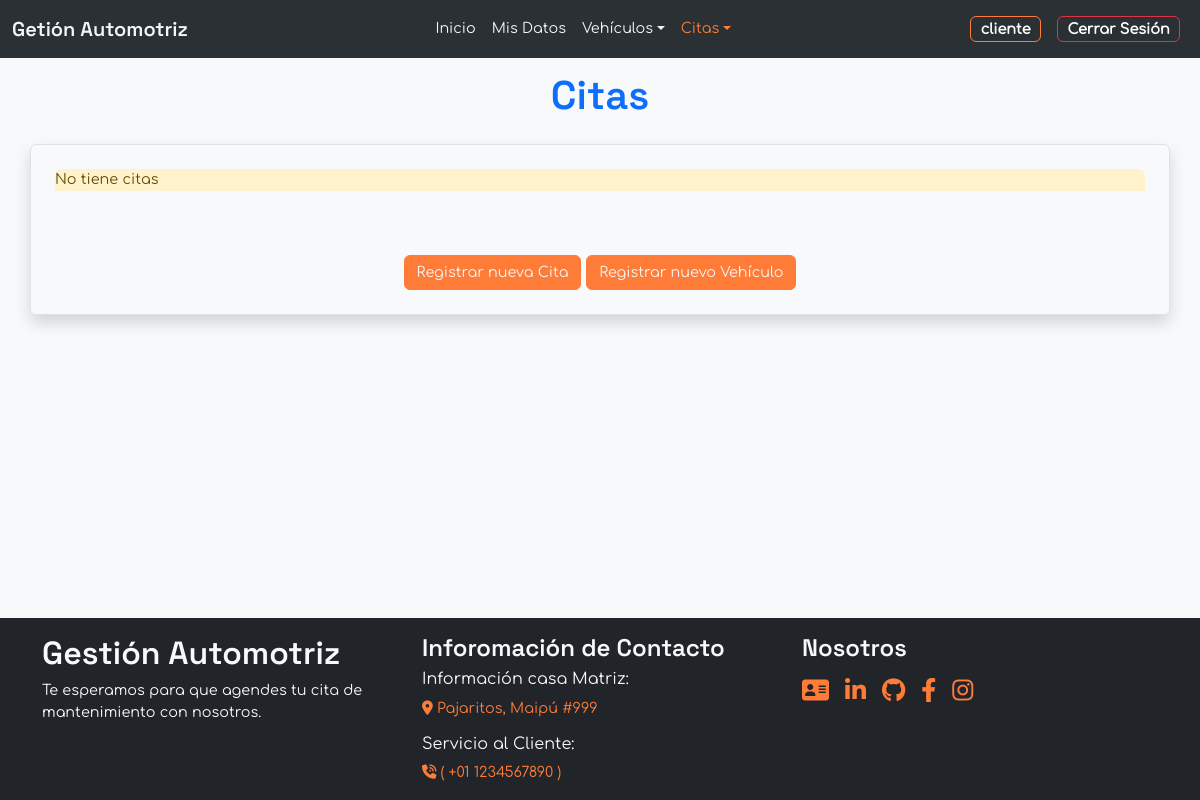
Before: /appointment/ (signed in) with the older database file.
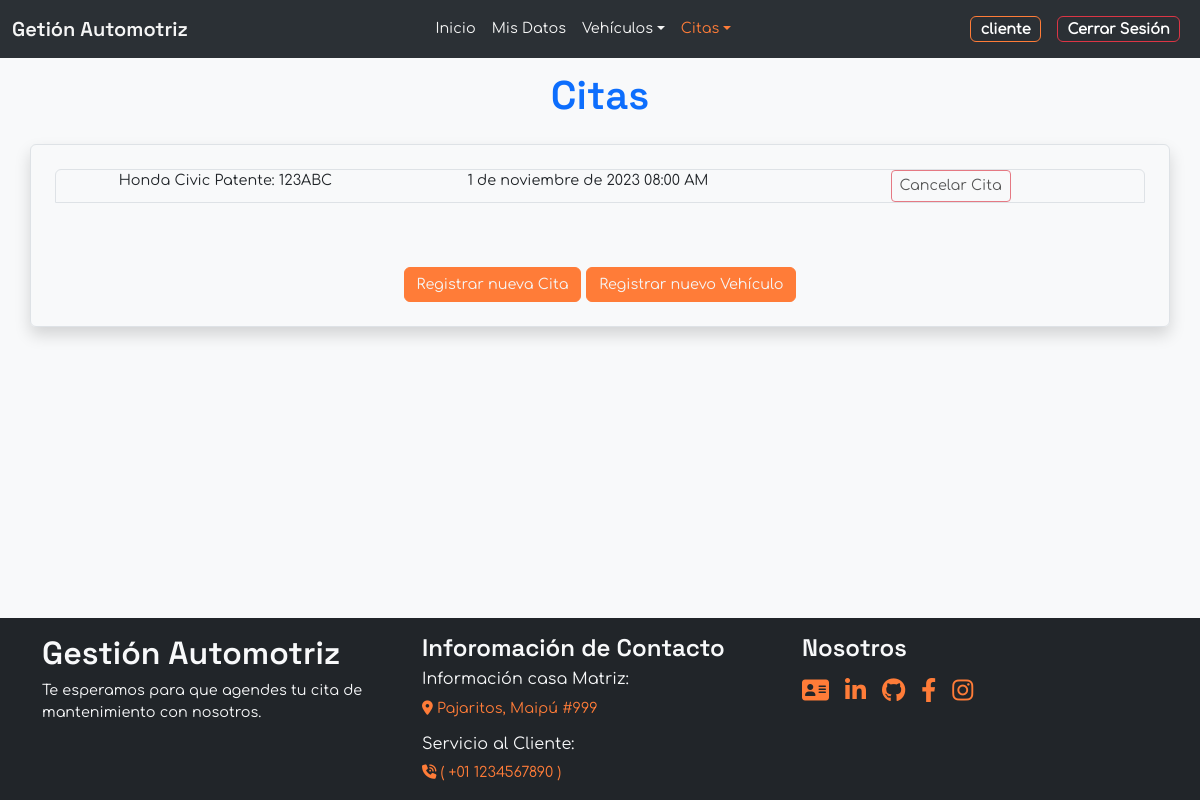
After: the same page with the newer database file.
### Management/models.py (models this page shows, shortened)
class Appointment(models.Model):
    vehicle = models.ForeignKey(Vehicle, on_delete=models.SET_NULL, null=True)
    attention = models.ForeignKey(Attention, on_delete=models.CASCADE)
    date_register = models.DateField()
    date_created = models.DateTimeField(auto_now_add=True) # auto add: ingresa time automaticamente si no se ingresa manualmente
    date_finished = models.DateTimeField(null=True, blank=True) # Blank , se puede dejar vacio para llenado posterior
    mechanic = models.ForeignKey(Mechanic, on_delete=models.CASCADE)
    workshop = models.ForeignKey(Workshop, on_delete=models.CASCADE)
    description_customer = models.TextField(null=True, blank=True)
    inprogress = models.BooleanField(default=False)
    completed = models.BooleanField(default=False)

class Vehicle(models.Model):
    customer = models.ForeignKey(User,
                                on_delete=models.CASCADE,
                                null=False,
                                blank=False,)
    brand = models.CharField(max_length=50)
    model = models.CharField(max_length=50)
    patent = models.CharField(max_length=10)
    year = models.PositiveIntegerField(default=0)

class Attention(models.Model):
    attention = models.TimeField()
    def formatted_attention(self):
        if self.attention.hour == 8:
            context = ('AM')
        else:
            context = ('PM')
        return f"{self.attention.__format__('%H:%M')} {context}"
    def __str__(self):
        return f"{self.formatted_attention()}"

### Management/views.py (the view)
# urls.py: path('appointment/', views.list_appointment , name='appointment'),
@login_required
@customer_required
def list_appointment(request):
    date = Appointment.objects.filter(vehicle__customer=request.user)
    error =  'No tiene citas'
    return render(request, 'appointment.html',{
        'list_dates':date,
        'error':error
    })

### Management/templates/customers/appointment.html (shortened to what this page needs)
{% extends 'base_customer.html' %}
{% block header %}
    <h1>Citas</h1>
{% endblock header %}
{% block content %}
    {% if list_dates %}
        {% for date in list_dates %}
        <li class="list-group-item d-flex justify-content-between border mb-3">
            <div class="row col-12 text-center">
                <div class="col-md-4 col-sm-12">
                {{ date.vehicle.brand|capfirst }}
                {{ date.vehicle.model|capfirst }}
                Patente: {{ date.vehicle.patent }}
                </div>
                <div class="col-md-4 col-sm-12">
                {{ date.date_register }}
                {{ date.attention }}
                </div>
                <div class="col-md-4 col-sm-12">
                    <form action="{% url 'cancel_appointment' date.id %}" method="POST" class="confirm-form">
                        {% if date.inprogress or date.date_finished is not None %}
                        <button class="btnCancel btn btn-sm btn-outline-danger" disabled>
                            Cancelar Cita
                        </button>
                        {% else %}
                        <button class="btnCancel btn btn-sm btn-danger confirm-button" data-action="delete">
                            Cancelar Cita
                        </button>
                        {% endif %}
                    </form>
                </div>
            </div>
        </li>
        {% endfor %}
    {% else %}
        <li class="list-group-item list-group-item-warning mb-5">{{ error }}</li>
    {% endif %}
<div class="mx-auto text-center mt-5">
        <a class="btn btn-primary mt-3" href="{% url 'register_date' %}">
            Registrar nueva Cita
        </a>
        <a class="btn btn-primary mt-3" href="{% url 'register_vehicle' %}">
            Registrar nuevo Vehículo
        </a>
</div>
{% endblock content %}

Changed rows visible on the page:
added Appointment: vehicle.brand "Honda", vehicle.model "Civic", vehicle.patent "123ABC", date_register "1 de noviembre de 2023", attention "08:00 AM", inprogress "Cancelar Cita"
Other visible differences:
{{ error }}: "No tiene citas" → (not shown)
